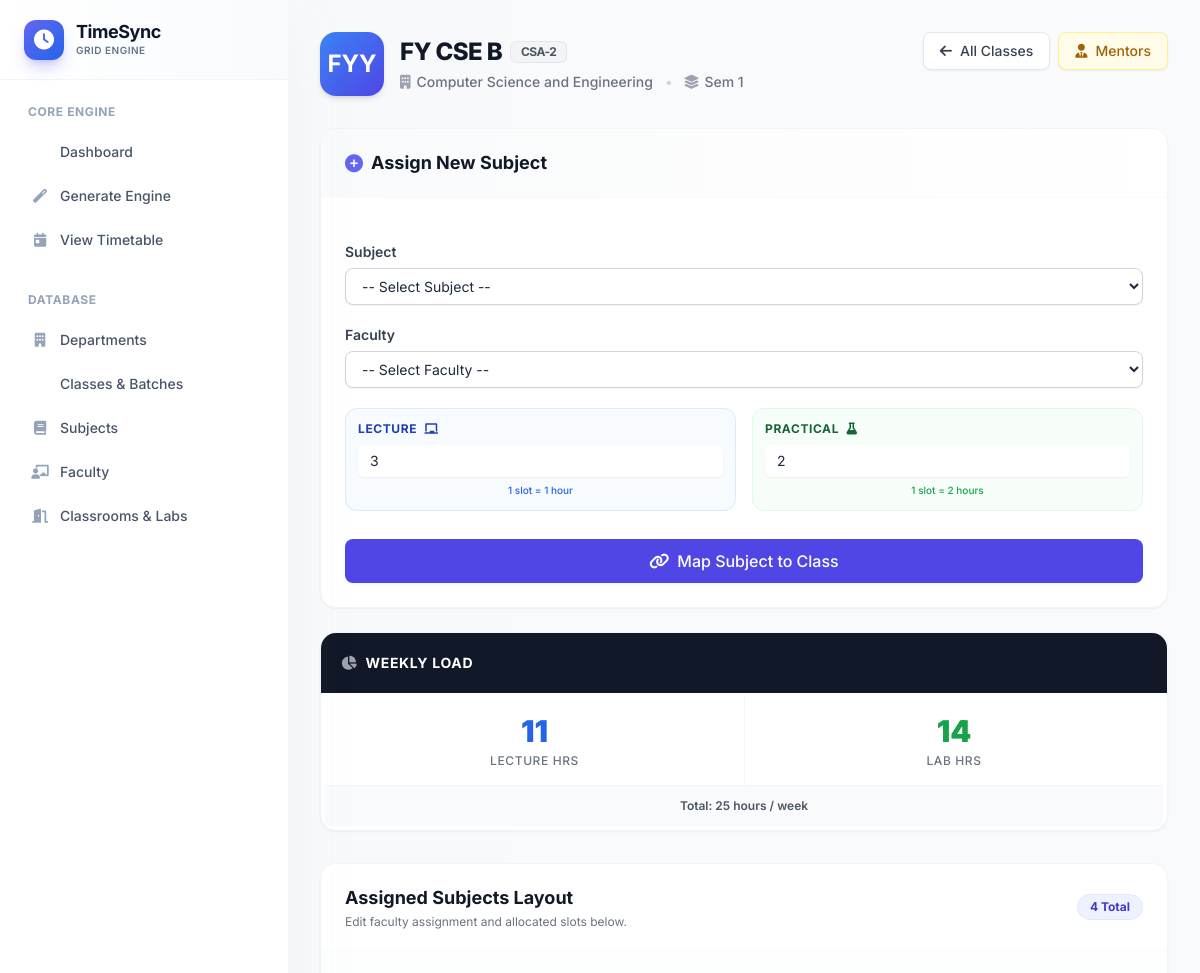
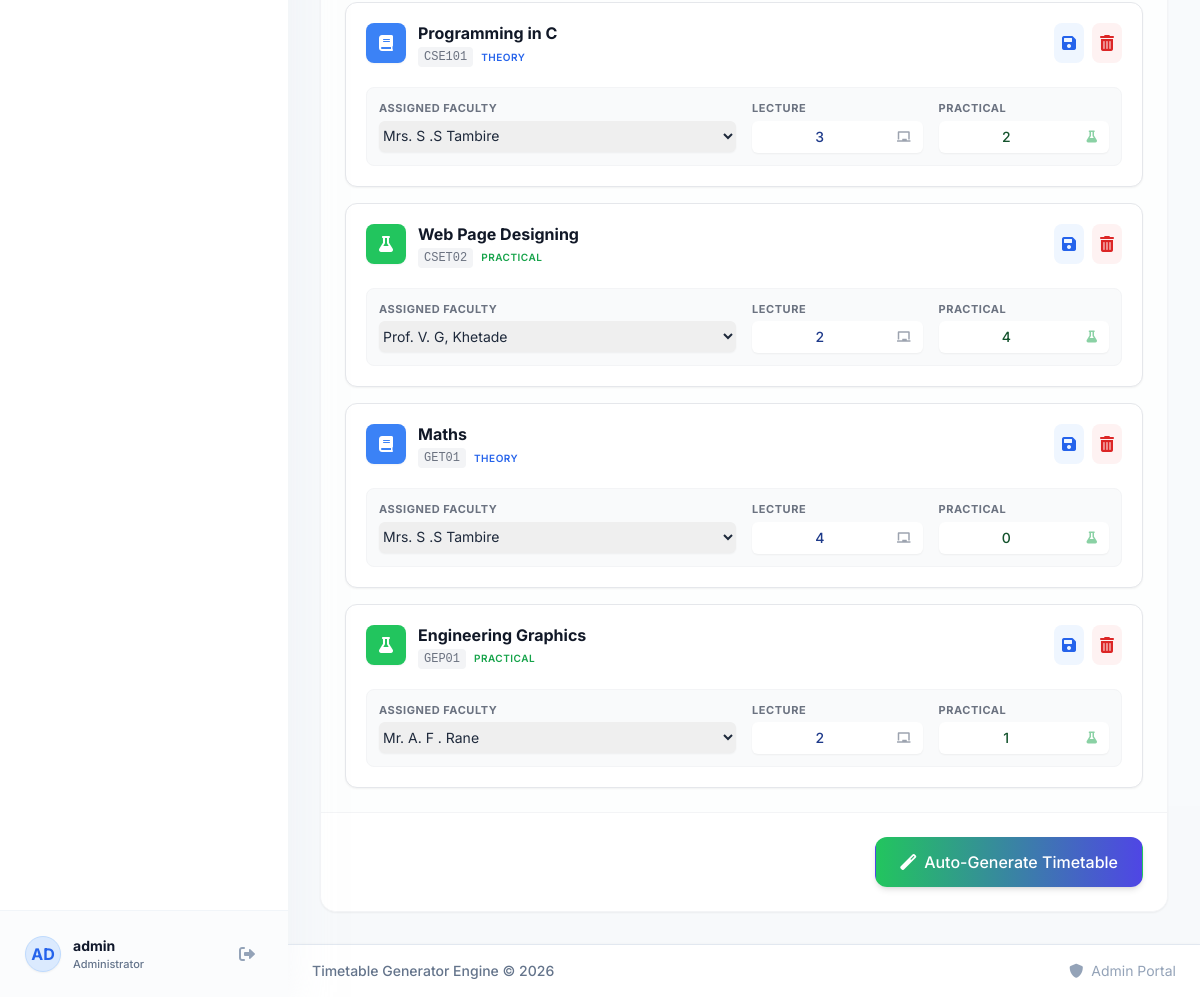
Page /class-subjects/2 (signed in) on the earlier database version (2 pictures, top to bottom).
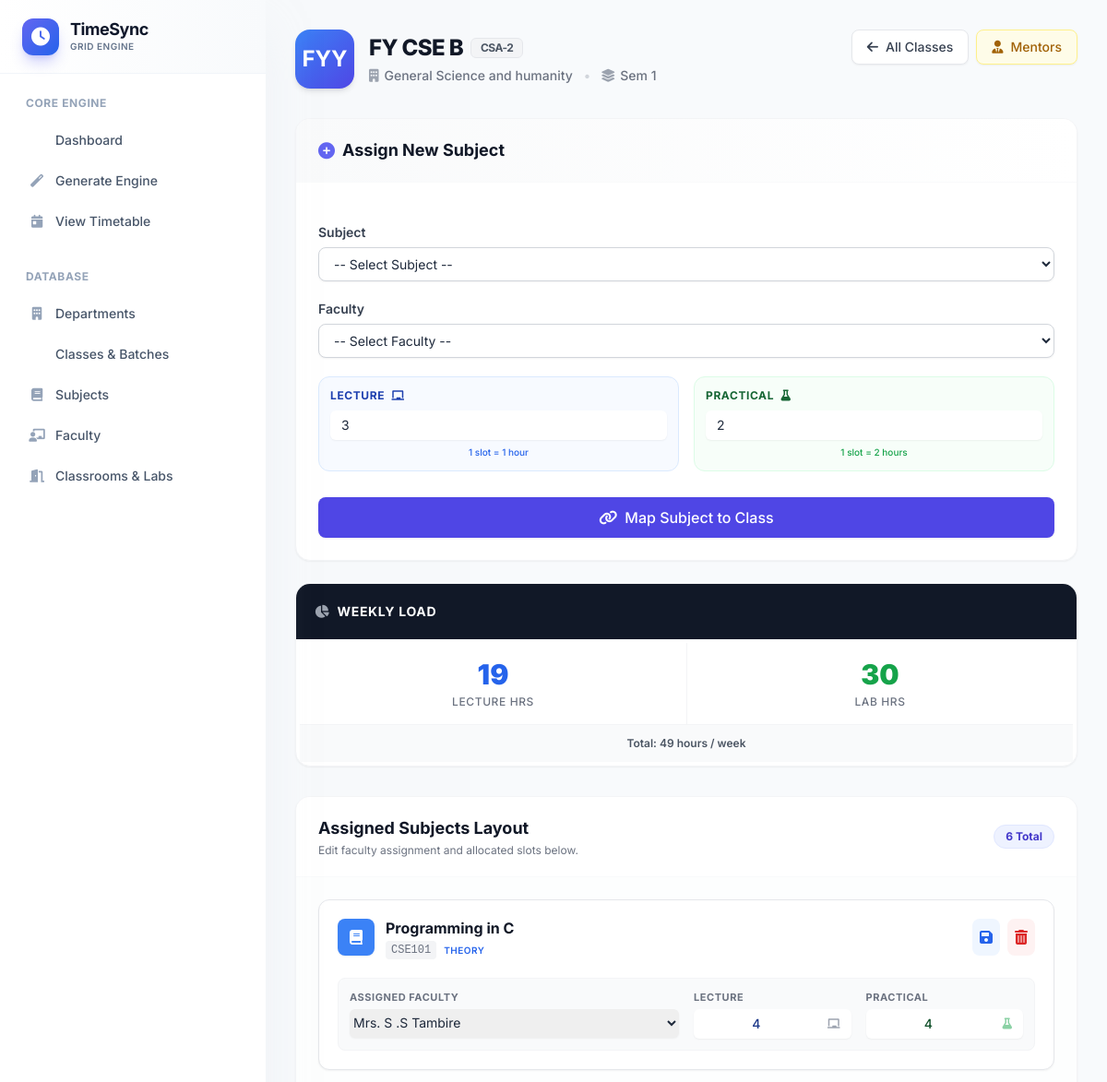
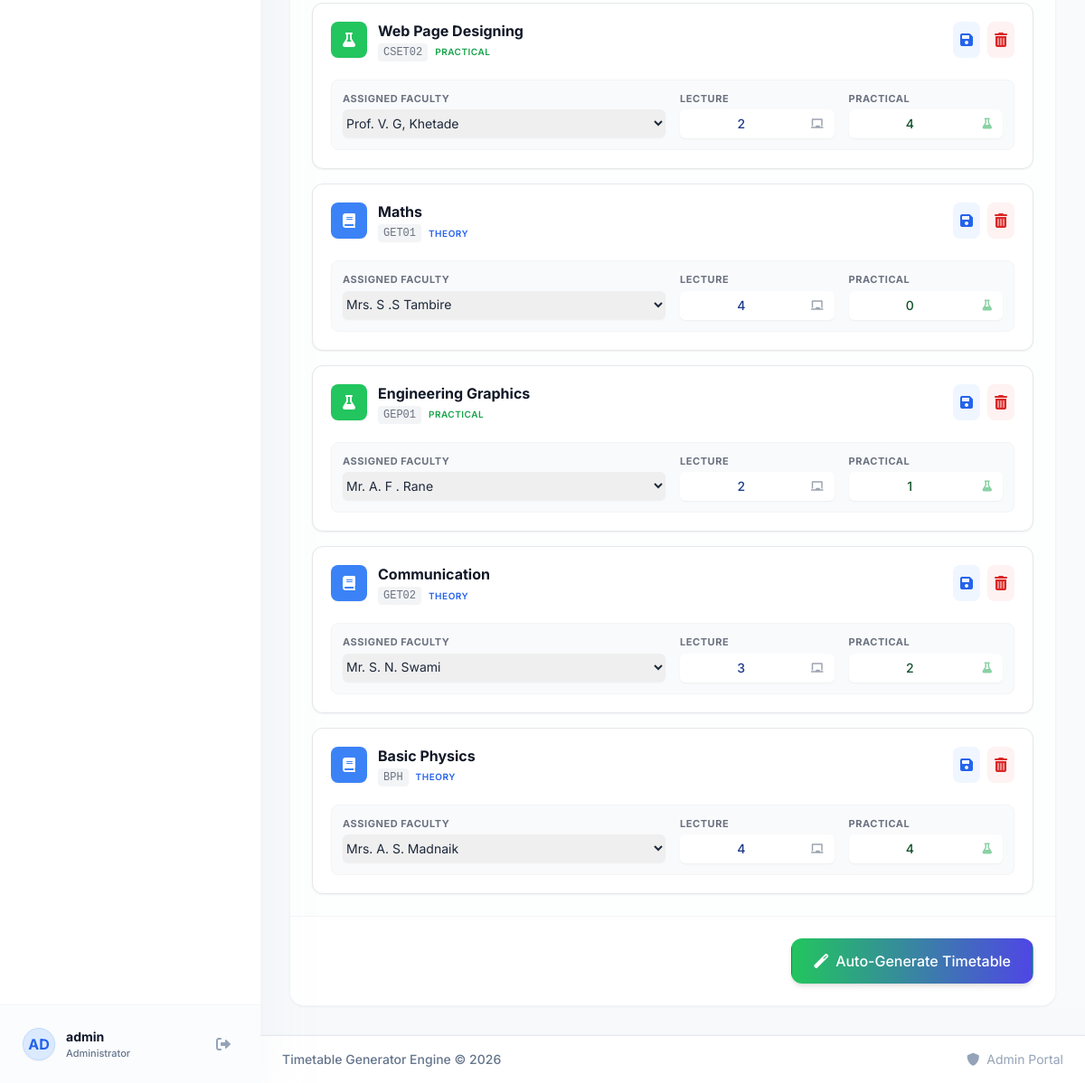
Same page on the later database version (2 pictures, top to bottom).
### app.py (models this page shows)
class Department(db.Model):
    id = db.Column(db.Integer, primary_key=True)
    code = db.Column(db.String(10), unique=True, nullable=False)
    name = db.Column(db.String(100), nullable=False)
    description = db.Column(db.Text)
    created_at = db.Column(db.DateTime, default=datetime.utcnow)
    classes = db.relationship('Class', backref='department', lazy=True)
    faculty = db.relationship('Faculty', backref='department', lazy=True)

class ClassSubject(db.Model):
    id = db.Column(db.Integer, primary_key=True)
    class_id = db.Column(db.Integer, db.ForeignKey('class.id'), nullable=False)
    subject_id = db.Column(db.Integer, db.ForeignKey('subject.id'), nullable=False)
    faculty_id = db.Column(db.Integer, db.ForeignKey('faculty.id'))
    lecture_slots_per_week = db.Column(db.Integer, default=3)
    practical_slots_per_week = db.Column(db.Integer, default=2)
    created_at = db.Column(db.DateTime, default=datetime.utcnow)

class Subject(db.Model):
    id = db.Column(db.Integer, primary_key=True)
    code = db.Column(db.String(20), unique=True, nullable=False)
    name = db.Column(db.String(200), nullable=False)
    type = db.Column(db.String(20), nullable=False)  # Theory, Practical, Lab, Tutorial
    lecture_hours = db.Column(db.Integer, default=0)
    practical_hours = db.Column(db.Integer, default=0)
    credits = db.Column(db.Integer, default=3)
    department_id = db.Column(db.Integer, db.ForeignKey('department.id'))
    created_at = db.Column(db.DateTime, default=datetime.utcnow)
    class_subjects = db.relationship('ClassSubject', backref='subject_ref', lazy=True)

class Faculty(db.Model):
    id = db.Column(db.Integer, primary_key=True)
    employee_id = db.Column(db.String(20), unique=True, nullable=False)
    name = db.Column(db.String(100), nullable=False)
    email = db.Column(db.String(120), unique=True, nullable=False)
    phone = db.Column(db.String(15))
    department_id = db.Column(db.Integer, db.ForeignKey('department.id'))
    designation = db.Column(db.String(50))
    qualification = db.Column(db.String(100))
    max_hours_per_day = db.Column(db.Integer, default=4)
    max_hours_per_week = db.Column(db.Integer, default=20)
    availability = db.Column(db.Text, default='{}')  # JSON storing availability per day
    created_at = db.Column(db.DateTime, default=datetime.utcnow)
    class_subjects = db.relationship('ClassSubject', backref='faculty_ref', lazy=True)
    mentored_batches = db.relationship('Batch', backref='mentor', lazy=True)
    timetable_entries = db.relationship('Timetable', backref='faculty_ref', lazy=True)

### app.py (the view)
@app.route('/class-subjects/<int:class_id>')
@login_required
def manage_class_subjects(class_id):
    class_obj = Class.query.get_or_404(class_id)
    subjects = Subject.query.all()
    faculty_list = Faculty.query.all()
    class_subjects = ClassSubject.query.filter_by(class_id=class_id).all()
    return render_template('class_subjects.html',
                         class_obj=class_obj,
                         subjects=subjects,
                         faculty_list=faculty_list,
                         class_subjects=class_subjects)

### app.py (called while the page is built)
@login_manager.user_loader
def load_user(user_id):
    return db.session.get(User, int(user_id))

### templates/class_subjects.html (shortened to what the changed rows need)
{% extends "base.html" %}
{% block content %}
<div class="mb-8 flex flex-col sm:flex-row sm:items-start sm:justify-between gap-4">
    <div class="flex items-center space-x-4">
        <div>
            <h2 class="text-2xl font-extrabold text-gray-900 tracking-tight flex items-center gap-2">
                {{ class_obj.name }}
                <span class="inline-flex items-center px-2.5 py-0.5 rounded-md text-xs font-bold bg-gray-100 text-gray-600 border border-gray-200">{{ class_obj.code }}</span>
            </h2>
            <div class="mt-1 flex items-center gap-3 text-sm text-gray-500 font-medium">
                <span class="flex items-center"><i class="fas fa-building text-gray-400 mr-1.5"></i> {{ class_obj.department.name }}</span>
                <span class="text-gray-300">•</span>
                <span class="flex items-center"><i class="fas fa-layer-group text-gray-400 mr-1.5"></i> Sem {{ class_obj.semester }}</span>
            </div>
        </div>
    </div>
</div>
<div class="grid grid-cols-1 xl:grid-cols-12 gap-8">
    <div class="xl:col-span-4 space-y-6">
        <div class="bg-white rounded-2xl shadow-sm border border-gray-100 overflow-hidden">
            <div class="p-1">
                <div class="grid grid-cols-2 divide-x divide-gray-100">
                    <div class="p-4 flex flex-col items-center justify-center text-center">
                        {% set total_lecture = class_subjects|sum(attribute='lecture_slots_per_week') %}
                        <span class="text-3xl font-black text-blue-600">{{ total_lecture }}</span>
                        <span class="text-xs font-medium text-gray-500 mt-1 uppercase tracking-wider">Lecture Hrs</span>
                    </div>
                    <div class="p-4 flex flex-col items-center justify-center text-center">
                        {% set total_practical = class_subjects|sum(attribute='practical_slots_per_week') * 2 %}
                        <span class="text-3xl font-black text-green-600">{{ total_practical }}</span>
                        <span class="text-xs font-medium text-gray-500 mt-1 uppercase tracking-wider">Lab Hrs</span>
                    </div>
                </div>
                <div class="bg-gray-50 p-3 text-center border-t border-gray-100 text-xs font-semibold text-gray-600">
                    Total: {{ total_lecture + total_practical }} hours / week
                </div>
            </div>
        </div>
    </div>
    <div class="xl:col-span-8">
        <div class="bg-white rounded-2xl shadow-sm border border-gray-100 overflow-hidden flex flex-col h-full">
            <div class="px-6 py-5 border-b border-gray-50 flex justify-between items-center bg-white z-10 sticky top-0">
                <div>
                    <h3 class="text-lg font-bold text-gray-900">Assigned Subjects Layout</h3>
                    <p class="text-xs text-gray-500 mt-0.5">Edit faculty assignment and allocated slots below.</p>
                </div>
                <span class="inline-flex items-center justify-center px-3 py-1 rounded-full bg-indigo-50 text-indigo-700 text-xs font-bold border border-indigo-100">
                    {{ class_subjects|length }} Total
                </span>
            </div>
            <div class="p-6 bg-gray-50/30 flex-1">
                {% if class_subjects %}
                <div class="space-y-4">
                    {% for cs in class_subjects %}
                    <div class="bg-white border border-gray-200 rounded-xl p-5 shadow-sm hover:shadow-md hover:border-blue-200 transition-all duration-200 group relative">
                        <form method="POST" action="{{ url_for('update_class_subject', id=cs.id) }}">
                            <div class="flex flex-col sm:flex-row sm:items-start sm:justify-between gap-4 mb-5">
                                <div class="flex items-start gap-3">
                                    <div class="w-10 h-10 rounded-lg flex items-center justify-center font-bold text-white shadow-sm flex-shrink-0
                                        {% if cs.subject_ref.type == 'Theory' %}bg-blue-500{% elif cs.subject_ref.type == 'Practical' %}bg-green-500{% else %}bg-purple-500{% endif %}">
                                        <i class="fas {% if cs.subject_ref.type == 'Theory' %}fa-book{% elif cs.subject_ref.type == 'Practical' %}fa-flask{% else %}fa-laptop-code{% endif %}"></i>
                                    </div>
                                    <div>
                                        <h4 class="font-bold text-gray-900 text-base leading-tight">
                                            {{ cs.subject_ref.name }}
                                        </h4>
                                        <div class="flex items-center gap-2 mt-1">
                                            <span class="text-xs font-mono text-gray-500 bg-gray-100 px-1.5 py-0.5 rounded">{{ cs.subject_ref.code }}</span>
                                            <span class="text-[10px] font-semibold tracking-wider uppercase
                                                {% if cs.subject_ref.type == 'Theory' %}text-blue-600{% elif cs.subject_ref.type == 'Practical' %}text-green-600{% else %}text-purple-600{% endif %}">
                                                {{ cs.subject_ref.type }}
                                            </span>
                                        </div>
                                    </div>
                                </div>
                                <div class="flex items-center gap-2 self-end sm:self-start">
                                    <button type="submit" class="p-2 bg-blue-50 text-blue-600 hover:bg-blue-600 hover:text-white rounded-lg transition-colors tooltip" title="Save Changes">
                                        <i class="fas fa-save"></i>
                                    </button>
                                    <a href="{{ url_for('delete_class_subject', id=cs.id) }}" onclick="return confirm('Remove assigned subject {{ cs.subject_ref.name }} from this class?')"
                                       class="p-2 bg-red-50 text-red-600 hover:bg-red-600 hover:text-white rounded-lg transition-colors tooltip" title="Remove Subject">
                                        <i class="fas fa-trash-alt"></i>
                                    </a>
                                </div>
                            </div>
                            <div class="grid grid-cols-1 md:grid-cols-12 gap-4 bg-gray-50 rounded-lg p-3 border border-gray-100">
                                <div class="md:col-span-6">
                                    <label class="block text-[11px] font-bold text-gray-500 uppercase tracking-wider mb-1">Assigned Faculty</label>
                                    <select name="faculty_id" class="w-full border-gray-300 rounded-md shadow-sm focus:border-primary-500 focus:ring-primary-500 text-sm py-1.5">
                                        {% for faculty in faculty_list %}
                                        <option value="{{ faculty.id }}" {% if faculty.id == cs.faculty_id %}selected{% endif %}>
                                            {{ faculty.name }}
                                        </option>
                                        {% endfor %}
                                    </select>
                                </div>
                                <div class="md:col-span-3">
                                    <label class="block text-[11px] font-bold text-gray-500 uppercase tracking-wider mb-1">Lecture</label>
                                    <div class="relative">
                                        <input type="number" name="lecture_slots" value="{{ cs.lecture_slots_per_week }}" min="0" max="10"
                                            class="w-full border-gray-300 rounded-md shadow-sm focus:border-blue-500 focus:ring-blue-500 text-sm py-1.5 pl-3 pr-8 text-center font-medium text-blue-900 bg-white">
                                        <div class="absolute inset-y-0 right-0 pr-3 flex items-center pointer-events-none text-gray-400 text-xs text-blue-600/50">
                                        </div>
                                    </div>
                                </div>
                                <div class="md:col-span-3">
                                    <label class="block text-[11px] font-bold text-gray-500 uppercase tracking-wider mb-1">Practical</label>
                                    <div class="relative">
                                        <input type="number" name="practical_slots" value="{{ cs.practical_slots_per_week }}" min="0" max="10"
                                            class="w-full border-gray-300 rounded-md shadow-sm focus:border-green-500 focus:ring-green-500 text-sm py-1.5 pl-3 pr-8 text-center font-medium text-green-900 bg-white">
                                        <div class="absolute inset-y-0 right-0 pr-3 flex items-center pointer-events-none text-gray-400 text-xs text-green-600/50">
                                        </div>
                                    </div>
                                </div>
                            </div>
                        </form>
                    </div>
                    {% endfor %}
                </div>
                {% endif %}
            </div>
        </div>
    </div>
</div>
{% endblock %}

Differences in the rows shown:
no longer on this page (row unchanged): Department: department.name "Computer Science and Engineering"
now on this page (row unchanged): Department: department.name "General Science and humanity"
changed ClassSubject "Programming in C": lecture_slots "3" → "4"; practical_slots "2" → "4"
added ClassSubject: subject_ref.name "Communication", subject_ref.code "GET02", subject_ref.type "THEORY", faculty_id "Mr. S. N. Swami", lecture_slots "3", practical_slots "2"
added ClassSubject: subject_ref.name "Basic Physics", subject_ref.code "BPH", subject_ref.type "THEORY", faculty_id "Mrs. A. S. Madnaik", lecture_slots "4", practical_slots "4"
Other differences:
{{ total_lecture }}: "11" → "19"
{{ total_practical }}: "14" → "30"
{{ total_lecture + total_practical }}: "25" → "49"
{{ class_subjects|length }}: "4" → "6"
